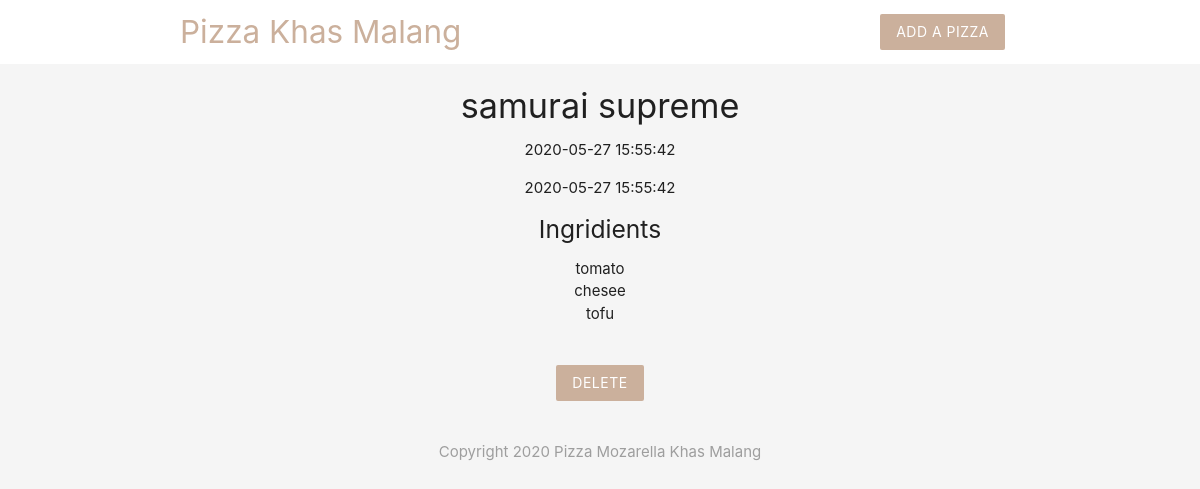
Page /details.php?id=1 on the committed database.
### tables this page shows
CREATE TABLE `pizzas` (
  `id` int(11) NOT NULL,
  `title` varchar(255) NOT NULL,
  `ingridients` varchar(255) NOT NULL,
  `email` varchar(255) NOT NULL,
  `created_at` timestamp NOT NULL DEFAULT current_timestamp()
);

### details.php (the view, shortened to what this page needs)
<?php
include('config/db_connect.php');
   if(isset($_GET['id'])){
        $id = mysqli_real_escape_string($conn,$_GET['id']);
        $sql = "SELECT * FROM pizzas WHERE id=$id";
        $results = mysqli_query($conn, $sql);
        $pizza = mysqli_fetch_assoc($results);
   }
?>
<!DOCTYPE html>
<html>
    <?php include('template/header.php') ?>
    <div class="container center">
        <?php if($pizza): ?>
            <h4><?php echo htmlspecialchars($pizza['title']); ?></h4>
            <p><?php echo htmlspecialchars($pizza['created_at']);?></p>
            <p><?php echo date($pizza['created_at']);?></p>
            <h5>Ingridients</h5>
            <ul>
                <?php foreach(explode(',',$pizza['ingridients']) as $ingridient):?>
                    <li><?php echo htmlspecialchars($ingridient)?></li>
                <?php endforeach?>
            </ul>
            <form action="details.php" method="POST">
                <input class="btn brand z-depth-0" name="delete" value="delete" type="submit">
            </form>
        <?php else: ?>
            <h5>no such pizza exist</h5>
        <?php endif ?>
    </div>
    <?php include('template/footer.php') ?>
</html>

### template/header.php (style rules this page uses)
.brand { background: #cbb09c !important; }
form { max-width: 460px; margin: 20px auto; padding:20px; }

### rows in the picture
pizzas: title "samurai supreme", created_at "2020-05-27 15:55:42", ingridients "tomato", ingridients "chesee", ingridients "tofu"
